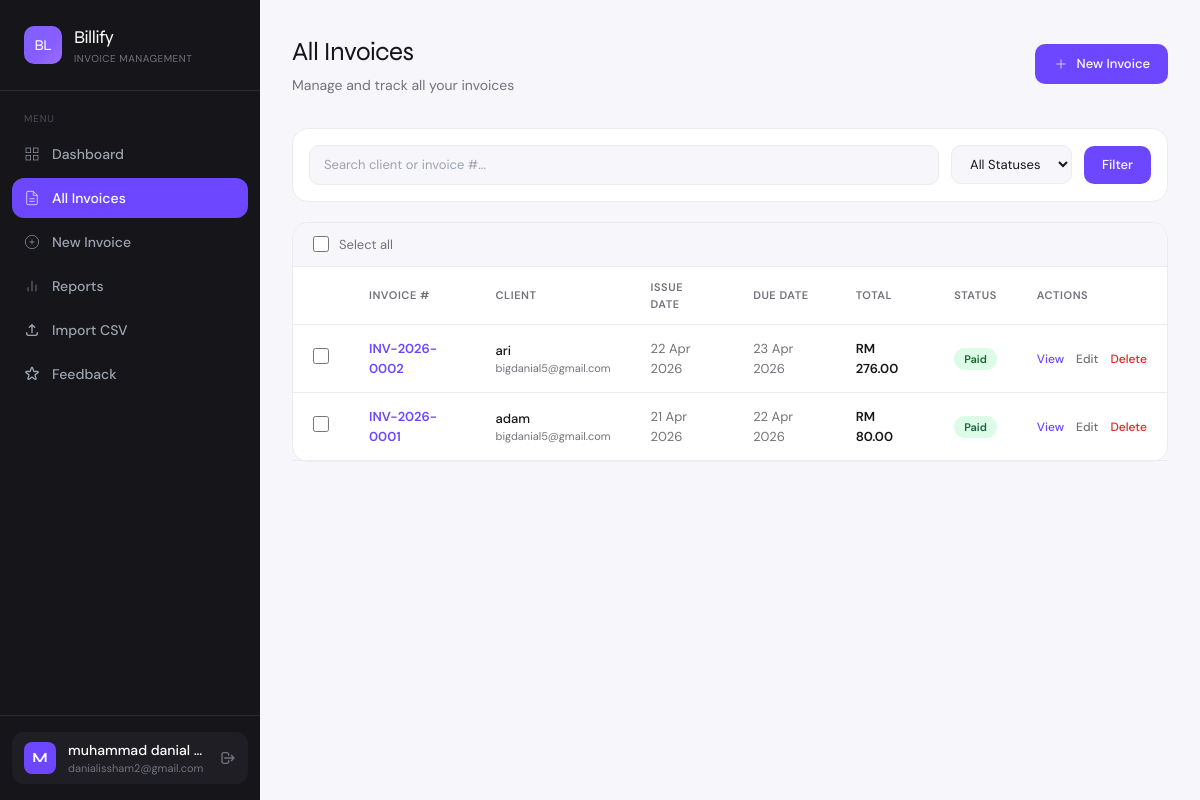
/invoices (signed in), run on the app's committed database.
### app.py (models this page shows)
class User(UserMixin, db.Model):
    id = db.Column(db.Integer, primary_key=True)
    name = db.Column(db.String(100), nullable=False)
    email = db.Column(db.String(120), unique=True, nullable=False)
    password = db.Column(db.String(200), nullable=False)
    company = db.Column(db.String(100))
    created_at = db.Column(db.DateTime, default=datetime.utcnow)
    invoices = db.relationship('Invoice', backref='owner', lazy=True)

class Invoice(db.Model):
    id = db.Column(db.Integer, primary_key=True)
    invoice_number = db.Column(db.String(20), unique=True, nullable=False)
    client_name = db.Column(db.String(100), nullable=False)
    client_email = db.Column(db.String(120))
    client_address = db.Column(db.Text)
    issue_date = db.Column(db.Date, nullable=False, default=date.today)
    due_date = db.Column(db.Date, nullable=False)
    status = db.Column(db.String(20), default='Draft')
    subtotal = db.Column(db.Float, default=0.0)
    tax_percent = db.Column(db.Float, default=0.0)
    tax_amount = db.Column(db.Float, default=0.0)
    total = db.Column(db.Float, default=0.0)
    notes = db.Column(db.Text)
    user_id = db.Column(db.Integer, db.ForeignKey('user.id'), nullable=False)
    created_at = db.Column(db.DateTime, default=datetime.utcnow)
    items = db.relationship('InvoiceItem', backref='invoice', lazy=True, cascade='all, delete-orphan')

### app.py (the view, shortened to what this page needs)
@app.route('/invoices')
@login_required
def invoices():
    update_overdue_invoices()
    status_filter = request.args.get('status', '')
    search = request.args.get('search', '').strip()
    query = Invoice.query.filter_by(user_id=current_user.id)
    if status_filter:
        query = query.filter_by(status=status_filter)
    invoice_list = query.order_by(Invoice.created_at.desc()).all()
    return render_template('invoices.html', invoices=invoice_list, status_filter=status_filter, search=search)

### app.py (called while the page is built)
@app.after_request
def add_security_headers(response):
    response.headers['X-Content-Type-Options'] = 'nosniff'
    response.headers['X-Frame-Options'] = 'SAMEORIGIN'
    response.headers['X-XSS-Protection'] = '1; mode=block'
    response.headers['Referrer-Policy'] = 'strict-origin-when-cross-origin'
    return response

@login_manager.user_loader
def load_user(user_id):
    return User.query.get(int(user_id))

def update_overdue_invoices():
    today = date.today()
    overdue = Invoice.query.filter(
        Invoice.due_date < today,
        Invoice.status == 'Unpaid'
    ).all()
    for inv in overdue:
        inv.status = 'Overdue'
    db.session.commit()

### templates/invoices.html (shortened to what this page needs)
{% extends 'base.html' %}
{% block content %}
<div class="flex items-center justify-between mb-8 fade-up fade-up-1">
  <div>
    <h2 class="font-display font-700" style="font-size:26px;letter-spacing:-0.5px;">All Invoices</h2>
    <p style="color:var(--muted);font-size:14px;margin-top:4px;">Manage and track all your invoices</p>
  </div>
  <div class="flex items-center gap-3">
    <a href="{{ url_for('new_invoice') }}" class="btn-primary flex items-center gap-2" style="padding:10px 18px;font-size:13px;text-decoration:none;">
      <svg class="w-4 h-4" fill="none" stroke="currentColor" viewBox="0 0 24 24"><line x1="12" y1="5" x2="12" y2="19"/><line x1="5" y1="12" x2="19" y2="12"/></svg>
      New Invoice
    </a>
  </div>
</div>
<div class="card p-4 mb-5 fade-up fade-up-2">
  <form method="GET" class="flex flex-wrap gap-3 items-center">
    <input type="text" name="search" value="{{ search }}" placeholder="Search client or invoice #..."
      style="flex:1;min-width:200px;background:var(--surface);border:1px solid var(--border);border-radius:10px;padding:9px 14px;font-size:13px;color:var(--text);outline:none;"
      onfocus="this.style.borderColor='var(--accent)'" onblur="this.style.borderColor='var(--border)'" />
    <select name="status"
      style="background:var(--surface);border:1px solid var(--border);border-radius:10px;padding:9px 14px;font-size:13px;color:var(--text);outline:none;cursor:pointer;">
      <option value="">All Statuses</option>
    </select>
    <button type="submit" class="btn-primary" style="padding:9px 18px;font-size:13px;border:none;cursor:pointer;">Filter</button>
  </form>
</div>
<form method="POST" action="{{ url_for('bulk_delete') }}" id="bulkForm">
<div class="card fade-up fade-up-3">
  {% if invoices %}
  <div style="padding:12px 20px;border-bottom:1px solid var(--border);display:flex;align-items:center;gap:10px;background:var(--surface);border-radius:16px 16px 0 0;">
    <input type="checkbox" id="selectAll" onchange="toggleAll(this)" style="width:16px;height:16px;accent-color:#6c47ff;cursor:pointer;" />
    <label for="selectAll" style="font-size:13px;color:var(--muted);cursor:pointer;">Select all</label>
  </div>
  <div class="overflow-x-auto">
    <table style="width:100%;font-size:13px;">
      <thead>
        <tr style="border-bottom:1px solid var(--border);">
          <th style="padding:12px 20px;width:40px;"></th>
          {% for col in ['Invoice #', 'Client', 'Issue Date', 'Due Date', 'Total', 'Status', 'Actions'] %}
          <th style="padding:12px 20px;text-align:left;font-size:11px;font-weight:600;color:var(--muted);text-transform:uppercase;letter-spacing:0.05em;">{{ col }}</th>
          {% endfor %}
        </tr>
      </thead>
      <tbody>
        {% for inv in invoices %}
        <tr style="border-bottom:1px solid var(--border);transition:background 0.1s;" onmouseover="this.style.background='var(--surface)'" onmouseout="this.style.background='transparent'">
          <td style="padding:14px 20px;">
            <input type="checkbox" name="invoice_ids" value="{{ inv.id }}" class="row-checkbox" onchange="updateCount()"
              style="width:16px;height:16px;accent-color:#6c47ff;cursor:pointer;" />
          </td>
          <td style="padding:14px 20px;">
            <a href="{{ url_for('view_invoice', id=inv.id) }}" style="font-weight:600;color:var(--accent);text-decoration:none;">{{ inv.invoice_number }}</a>
          </td>
          <td style="padding:14px 20px;">
            <div style="font-weight:500;color:var(--text);">{{ inv.client_name }}</div>
            {% if inv.client_email %}<div style="font-size:11px;color:var(--muted);">{{ inv.client_email }}</div>{% endif %}
          </td>
          <td style="padding:14px 20px;color:var(--muted);">{{ inv.issue_date.strftime('%d %b %Y') }}</td>
          <td style="padding:14px 20px;color:var(--muted);">{{ inv.due_date.strftime('%d %b %Y') }}</td>
          <td style="padding:14px 20px;font-weight:600;">RM {{ "%.2f"|format(inv.total) }}</td>
          <td style="padding:14px 20px;">
            <span style="padding:4px 10px;border-radius:20px;font-size:11px;font-weight:600;" class="badge-{{ inv.status.lower() }}">{{ inv.status }}</span>
          </td>
          <td style="padding:14px 20px;">
            <div class="flex items-center gap-3">
              <a href="{{ url_for('view_invoice', id=inv.id) }}" style="font-size:12px;color:var(--accent);font-weight:500;text-decoration:none;">View</a>
              <a href="{{ url_for('edit_invoice', id=inv.id) }}" style="font-size:12px;color:var(--muted);font-weight:500;text-decoration:none;">Edit</a>
              <form method="POST" action="{{ url_for('delete_invoice', id=inv.id) }}"
                    onsubmit="return confirm('Delete invoice {{ inv.invoice_number }}?')">
                <button type="submit" style="font-size:12px;color:#dc2626;font-weight:500;background:none;border:none;cursor:pointer;padding:0;">Delete</button>
              </form>
            </div>
          </td>
        </tr>
        {% endfor %}
      </tbody>
    </table>
  </div>
  {% endif %}
</div>
</form>
{% endblock %}

### templates/base.html (shortened to what this page needs)
<!DOCTYPE html>
<html lang="en">
<head>
  <script src="https://cdn.tailwindcss.com"></script>
</head>
<body style="background: var(--surface); color: var(--text);">
{% if current_user.is_authenticated %}
<div class="flex min-h-screen">
  <aside style="width:260px; background:#16161a; flex-shrink:0;" class="fixed h-full z-10 flex flex-col">
    <div class="px-6 py-6 border-b" style="border-color:#2a2a30;">
      <div class="flex items-center gap-3">
        <div style="width:38px;height:38px;background:linear-gradient(135deg,#6c47ff,#9b6dff);border-radius:10px;flex-shrink:0;position:relative;overflow:hidden;" class="flex items-center justify-center">
          <div style="position:absolute;inset:0;background:linear-gradient(135deg,rgba(255,255,255,0.15) 0%,transparent 60%);"></div>
          <span class="font-display font-700 text-white" style="font-size:15px;letter-spacing:-0.5px;position:relative;z-index:1;">BL</span>
        </div>
        <div>
          <div class="font-display font-700 text-white" style="font-size:18px;letter-spacing:-0.5px;">Billify</div>
          <div style="font-size:10px;color:#72727a;letter-spacing:0.05em;text-transform:uppercase;">Invoice Management</div>
        </div>
      </div>
    </div>
    <nav class="flex-1 px-3 py-5 space-y-1">
      <div style="font-size:10px;color:#4a4a52;text-transform:uppercase;letter-spacing:0.08em;padding:0 12px;margin-bottom:8px;">Menu</div>
      <a href="{{ url_for('dashboard') }}"
         class="sidebar-link flex items-center gap-3 px-3 py-2.5 rounded-xl text-sm font-medium {% if request.endpoint == 'dashboard' %}active{% else %}text-gray-400{% endif %}">
        <svg class="w-4 h-4 flex-shrink-0" fill="none" stroke="currentColor" viewBox="0 0 24 24"><rect x="3" y="3" width="7" height="7"/><rect x="14" y="3" width="7" height="7"/><rect x="14" y="14" width="7" height="7"/><rect x="3" y="14" width="7" height="7"/></svg>
        Dashboard
      </a>
      <a href="{{ url_for('invoices') }}"
         class="sidebar-link flex items-center gap-3 px-3 py-2.5 rounded-xl text-sm font-medium {% if request.endpoint in ('invoices','view_invoice','edit_invoice') %}active{% else %}text-gray-400{% endif %}">
        <svg class="w-4 h-4 flex-shrink-0" fill="none" stroke="currentColor" viewBox="0 0 24 24"><path d="M14 2H6a2 2 0 00-2 2v16a2 2 0 002 2h12a2 2 0 002-2V8z"/><polyline points="14 2 14 8 20 8"/><line x1="16" y1="13" x2="8" y2="13"/><line x1="16" y1="17" x2="8" y2="17"/></svg>
        All Invoices
      </a>
      <a href="{{ url_for('new_invoice') }}"
         class="sidebar-link flex items-center gap-3 px-3 py-2.5 rounded-xl text-sm font-medium {% if request.endpoint == 'new_invoice' %}active{% else %}text-gray-400{% endif %}">
        <svg class="w-4 h-4 flex-shrink-0" fill="none" stroke="currentColor" viewBox="0 0 24 24"><circle cx="12" cy="12" r="10"/><line x1="12" y1="8" x2="12" y2="16"/><line x1="8" y1="12" x2="16" y2="12"/></svg>
        New Invoice
      </a>
      <a href="{{ url_for('reports') }}"
         class="sidebar-link flex items-center gap-3 px-3 py-2.5 rounded-xl text-sm font-medium {% if request.endpoint == 'reports' %}active{% else %}text-gray-400{% endif %}">
        <svg class="w-4 h-4 flex-shrink-0" fill="none" stroke="currentColor" viewBox="0 0 24 24"><line x1="18" y1="20" x2="18" y2="10"/><line x1="12" y1="20" x2="12" y2="4"/><line x1="6" y1="20" x2="6" y2="14"/></svg>
        Reports
      </a>
      <a href="{{ url_for('import_csv') }}"
         class="sidebar-link flex items-center gap-3 px-3 py-2.5 rounded-xl text-sm font-medium {% if request.endpoint == 'import_csv' %}active{% else %}text-gray-400{% endif %}">
        <svg class="w-4 h-4 flex-shrink-0" fill="none" stroke="currentColor" viewBox="0 0 24 24"><path stroke-linecap="round" stroke-linejoin="round" stroke-width="2" d="M4 16v1a3 3 0 003 3h10a3 3 0 003-3v-1m-4-8l-4-4m0 0L8 8m4-4v12"/></svg>
        Import CSV
      </a>
      <a href="{{ url_for('feedback') }}"
         class="sidebar-link flex items-center gap-3 px-3 py-2.5 rounded-xl text-sm font-medium {% if request.endpoint == 'feedback' %}active{% else %}text-gray-400{% endif %}">
        Feedback
      </a>
    </nav>
    <div class="px-3 py-4 border-t" style="border-color:#2a2a30;">
      <div class="flex items-center gap-3 px-3 py-2 rounded-xl" style="background:#1e1e24;">
        <div style="width:32px;height:32px;border-radius:8px;background:var(--accent);flex-shrink:0;" class="flex items-center justify-center text-white text-sm font-bold font-display">
          {{ current_user.name[0].upper() }}
        </div>
        <div class="flex-1 min-w-0">
          <div class="text-sm font-medium text-white truncate">{{ current_user.name }}</div>
          <div style="font-size:11px;color:#72727a;" class="truncate">{{ current_user.email }}</div>
        </div>
        <a href="{{ url_for('logout') }}" title="Sign out">
          <svg class="w-4 h-4" style="color:#72727a;" fill="none" stroke="currentColor" viewBox="0 0 24 24"><path stroke-linecap="round" stroke-linejoin="round" stroke-width="2" d="M17 16l4-4m0 0l-4-4m4 4H7m6 4v1a3 3 0 01-3 3H6a3 3 0 01-3-3V7a3 3 0 013-3h4a3 3 0 013 3v1"/></svg>
        </a>
      </div>
    </div>
  </aside>
  <main style="margin-left:260px;" class="flex-1 p-8">
    {% block content %}{% endblock %}
  </main>
</div>
{% endif %}
</body>
</html>

### templates/base.html (style rules this page uses)
* { font-family: 'DM Sans', sans-serif; }
.font-display { font-family: 'Syne', sans-serif; }
:root { --accent: #6c47ff; --accent-light: #ede9ff; --accent-dark: #4a2fe0; --surface: #f7f7fb; --card: #ffffff; --border: #ebebf0; --text: #16161a; --muted: #72727a; }
.sidebar-link { transition: all 0.15s ease; }
.sidebar-link.active { background: var(--accent); color: white; }
.sidebar-link.active svg { stroke: white; }
.card { background: var(--card); border: 1px solid var(--border); border-radius: 16px; }
.btn-primary { background: var(--accent); color: white; border-radius: 10px; font-weight: 500; transition: all 0.15s; }
.badge-paid { background: #dcfce7; color: #166534; }
.fade-up { animation: fadeUp 0.4s ease forwards; }
.fade-up-1 { animation-delay: 0.05s; opacity: 0; }
.fade-up-2 { animation-delay: 0.1s; opacity: 0; }
.fade-up-3 { animation-delay: 0.15s; opacity: 0; }

### data on the page
User: name "M", name "muhammad danial…", email "danialissham2@gmail.com"
Invoice: invoice_number "INV-2026-0002", client_name "ari", client_email "bigdanial5@gmail.com", issue_date "22 Apr 2026", due_date "23 Apr 2026", total "276.00", status "Paid"
Invoice: invoice_number "INV-2026-0001", client_name "adam", client_email "bigdanial5@gmail.com", issue_date "21 Apr 2026", due_date "22 Apr 2026", total "80.00", status "Paid"

### other printed values
{{ col }} "INVOICE #" "CLIENT" "ISSUE DATE" "DUE DATE" "TOTAL" "STATUS" "ACTIONS"
